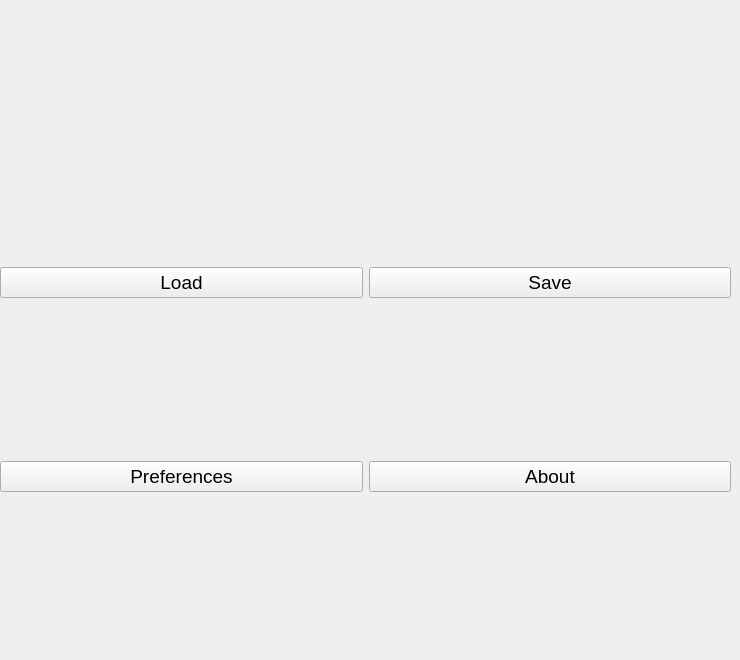
    <widget class="QWidget" name="systemPage">
     <widget class="QWidget" name="gridLayoutWidget_2">
      <property name="geometry">
       <rect>
        <x>0</x>
        <y>110</y>
        <width>731</width>
        <height>541</height>
       </rect>
      </property>
      <property name="font">
       <font>
        <pointsize>14</pointsize>
       </font>
      </property>
      <layout class="QGridLayout" name="gridLayout_7">
       <item row="0" column="0">
        <widget class="QPushButton" name="loadButton">
         <property name="font">
          <font>
           <pointsize>14</pointsize>
          </font>
         </property>
         <property name="text">
          <string>Load</string>
         </property>
        </widget>
       </item>
       <item row="1" column="0">
        <widget class="QPushButton" name="preferencesButton">
         <property name="font">
          <font>
           <pointsize>14</pointsize>
          </font>
         </property>
         <property name="text">
          <string>Preferences</string>
         </property>
        </widget>
       </item>
       <item row="0" column="1">
        <widget class="QPushButton" name="saveButton">
         <property name="font">
          <font>
           <pointsize>14</pointsize>
          </font>
         </property>
         <property name="text">
          <string>Save</string>
         </property>
        </widget>
       </item>
       <item row="1" column="1">
        <widget class="QPushButton" name="aboutButton">
         <property name="font">
          <font>
           <pointsize>14</pointsize>
          </font>
         </property>
         <property name="text">
          <string>About</string>
         </property>
        </widget>
       </item>
      </layout>
     </widget>
    </widget>
